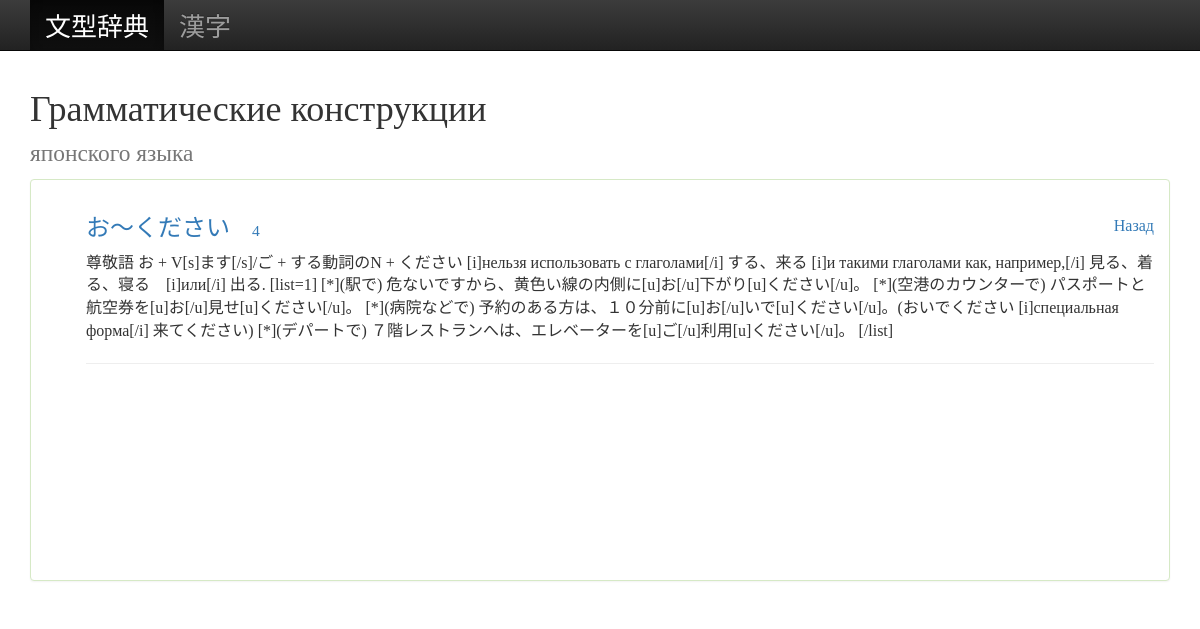
Page /subwords/?id=30 on the committed database.
### words/models.py (models this page shows, shortened)
class SubWord(models.Model):
    word_jap = models.CharField(max_length=300)
    description = models.TextField(blank=True)
    level = models.IntegerField()
    ext_of = models.ForeignKey(Word, related_name='subs')

### words/views.py (the view)
# urls.py: url(r'^subwords/$', SubWordsView.as_view(), name='subwords'),
class SubWordsView(TemplateView):
    template_name = 'subwords.html'
    def get_context_data(self, **kwargs):
        level = self.request.GET.get("level", -1)
        word_id = self.request.GET.get("id", -1)
        context = super(SubWordsView, self).get_context_data(**kwargs)
        context['word'] = get_object_or_404(Word, id=word_id)
        context['section'] = 'jiten'
        if level != -1:
            context['subwords'] = SubWord.objects.filter(ext_of = context['word']).filter(level=level).select_related('ext_of')
        else:
            context['subwords'] = SubWord.objects.filter(ext_of = context['word']).select_related('ext_of')
        return context

### words/templates/subwords.html
{% extends 'base.html' %}
{% load static %}
{% load bbcode_tags %}
{% block content %}
<div class="col-sm-12">
  <div class="panel panel-success">
    <div class="panel-body">
      <ul>
        {% for sub in subwords %}
          <li>
            <a href="/" class="pull-right back-link"><span class="glyphicon glyphicon-arrow-left"></span> Назад</a>
          <h3><a href="{% url 'subwords' %}?id={{sub.ext_of.id}}">{{ sub.word_jap }}</a>
            <small><a href="{% url 'level' sub.level %}"><span class="glyphicon glyphicon-star"></span> {{ sub.level }}</small></a></h3>
            <p>{{ sub.description|bbcode|safe }}</p>
          </li>
          <hr>
        {% endfor %}
      </ul>
    </div>
  </div>
</div>
{% endblock content %}

### words/static/css/style.css (style rules this page uses)
body { margin-top: 70px; background: url(../img/bg.png); }
ul { list-style: none; }
.list-group, h1, .mobile-hide, .back-link, .panel-success em { font-family: Pattaya; }
.panel-success { font-size: 16px; }
.panel-success { font-family: irohamaru; }
.panel-success { min-height: 402px; }

### rows in the picture
SubWord: word_jap "お～ください", level "4", description|bbcode "尊敬語 お + V[s]ます[/s]/ご + する動詞のN + ください [i]нельзя использовать с глаголами[/i] する、来る [i]и такими глаголами как, например,[/i] 見る、着る、寝る [i]или[/i] 出る. [list=1] [*](駅で) 危ないですから、黄色い線の内側に[u]お[/u]下がり[u]ください[/u]。 [*](空港のカウンターで) パスポートと航空券を[u]お[/u]見せ[u]ください[/u]。 [*](病院などで) 予約のある方は、１０分前に[u]お[/u]いで[u]ください[/u]。(おいでください [i]специальная форма[/i] 来てください) [*](デパートで) ７階レストランへは、エレベーターを[u]ご[/u]利用[u]ください[/u]。 [/list]"
